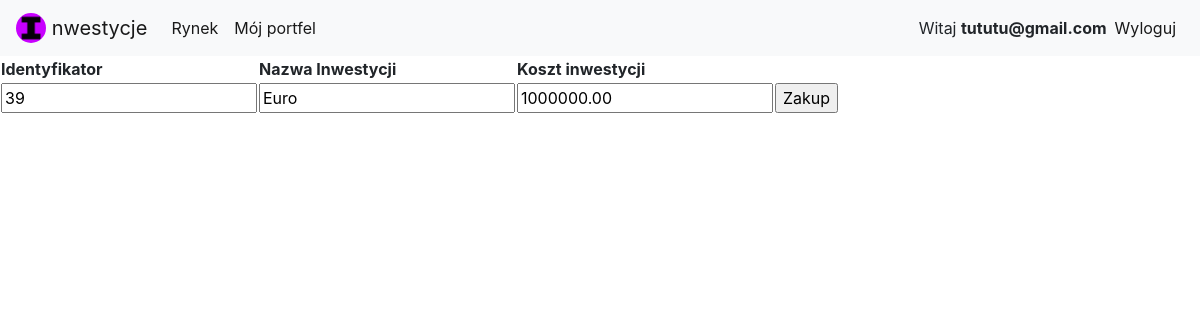
Screenshot of /Waluty/waluty.php (signed in) with the database file from the repository.
### tables this page shows
CREATE TABLE `inwestycje` (
  `idInwestycje` int(11) NOT NULL,
  `nazwa` varchar(45) NOT NULL,
  `id_typ` int(11) NOT NULL,
  `koszt_inwestycji` decimal(10,2) NOT NULL,
  `Wykupione` tinyint(1) DEFAULT NULL
);

### Waluty/waluty.php (the view, shortened to what this page needs)
<!DOCTYPE html>
<html>
<head>
  <link rel="stylesheet" href="https://stackpath.bootstrapcdn.com/bootstrap/4.4.1/css/bootstrap.min.css">
</head>
<body>
  <nav class="navbar navbar-expand-lg navbar-light bg-light">
    <a class="navbar-brand" href="../index.php">
        <img src="../favicon.ico" width="30" height="30" class="d-inline-block align-top rounded-circle" alt="">
        nwestycje
      </a>
  <div class="collapse navbar-collapse" id="navbarNav">
    <ul class="navbar-nav">
      <li class="nav-item">
        <a class="nav-link active" href="../rynek.php">Rynek</a>
      </li>
      <li class="nav-item">
        <a class="nav-link active" href="../mojportfel.php">Mój portfel</a>
      </li>
			</ul>
			<ul class="navbar-nav ml-auto">
      <li class="nav-item active mt-2">
        <?php  if (isset($_SESSION['email'])) : ?>
			Witaj <strong><?php echo $_SESSION['email']; ?></strong>
          </li>
        <li class="nav-item active">
			<a class="nav-link" href="../index.php?logout='1'">Wyloguj</a>
        </li>
          <?php endif ?>
    </ul>
  </div>
</nav>
<section>
<?php
		$Connection = new mysqli('localhost', 'root', '', 'mydb');
		$Connection->set_charset("utf8");
        $Query = "SELECT * FROM inwestycje  WHERE id_typ=4 AND Wykupione=0";
		$Result = $Connection->query($Query);
		echo "<table>";
		echo "<tr><th>Identyfikator</th><th>Nazwa Inwestycji</th>
        <th>Koszt inwestycji</th>
        </tr>";
		if ($Result->num_rows > 0)
		{
			while ($Row = $Result->fetch_array())
			{
				echo "<tr><form method='post' action='Zakup.php'>
				<td><input type='text' value='$Row[0]' name='Identyfikator'/></td>
				<td><input type='text' value='$Row[1]' name='Nazwa Inwestycji'/></td>
                <td><input type='text' value='$Row[3]' name='Koszt Inwestycji'/></td>
				<td><input type='submit' value='Zakup'/></td>
				</form></tr>";
			}
		}
		echo "</table>";
?>
    </section>
</body>
</html>

### rows the page displays
inwestycje: Identyfikator "39", nazwa "Euro", koszt_inwestycji "1000000.00"

### other values shown
$_SESSION['email'] "tututu@gmail.com"
